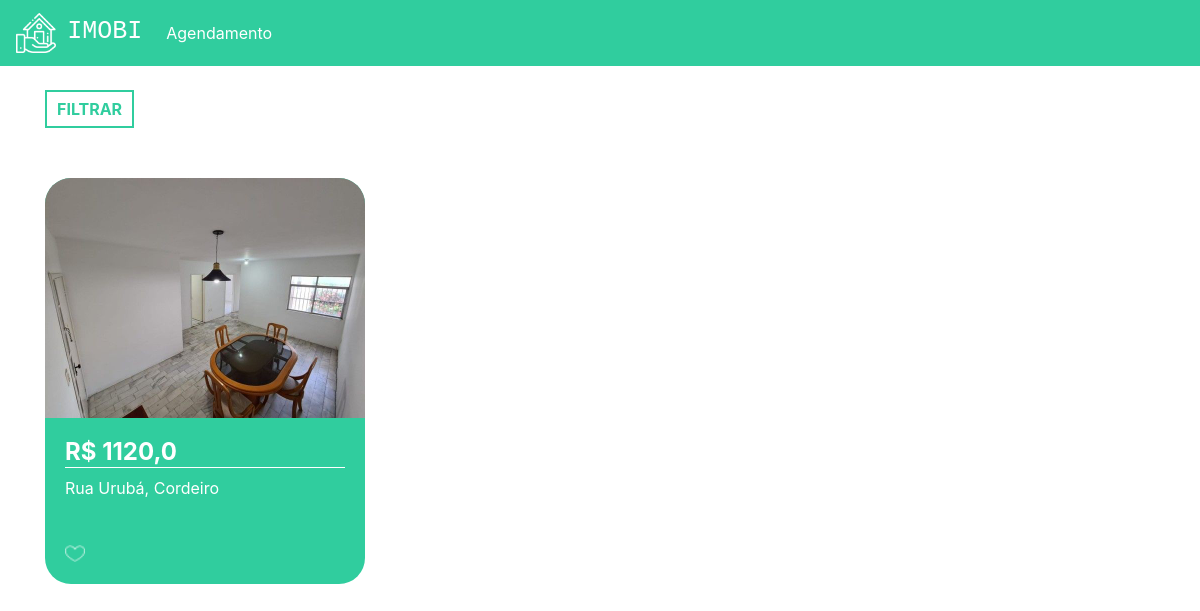
The app's page / (signed in) with its own data.
### plataforma/models.py (models this page shows, shortened)
class Imoveis(models.Model):
    choices = (('V', 'Venda'),
               ('A', 'Aluguel'))
    choices_imovel = (('A', 'Apartamento'),
                      ('C', 'Casa'))
    imagens = models.ManyToManyField(Imagem)
    valor = models.FloatField()
    quartos = models.IntegerField()
    tamanho = models.FloatField()
    cidade = models.ForeignKey(Cidade, on_delete=models.DO_NOTHING)
    rua = models.CharField(max_length=50)
    tipo = models.CharField(max_length=1, choices=choices)
    tipo_imovel = models.CharField(max_length=1, choices=choices_imovel)
    numero = models.IntegerField()
    descricao = models.TextField()
    dias_visita = models.ManyToManyField(DiasVisita)
    horarios = models.ManyToManyField(Horario)

class Imagem(models.Model):
    img = models.ImageField(upload_to='img')

class Cidade(models.Model):
    nome = models.CharField(max_length=30)
    def __str__(self) -> str:
        return self.nome

### plataforma/views.py (the view)
# urls.py: path('', views.home, name="home"),
@login_required(login_url='/auth/login')
def home(request):
    preco_minimo = request.GET.get('preco_minimo')
    preco_maximo = request.GET.get('preco_maximo')
    cidade = request.GET.get('cidade')
    tipo = request.GET.getlist('tipo')
    cidades = Cidade.objects.all()
    if preco_minimo or preco_maximo or cidade or tipo:
        if not preco_minimo:
            preco_minimo = 0
        if not preco_maximo:
            preco_maximo = 999999999
        if not tipo:
            tipo = ['A', 'C']
        imoveis = Imoveis.objects.filter(valor__gte=preco_minimo)\
        .filter(valor__lte=preco_maximo)\
        .filter(tipo_imovel__in=tipo).filter(cidade=cidade)
    else:
        imoveis = Imoveis.objects.all()
    return render(request, 'home.html', {'imoveis': imoveis, 'cidades': cidades})

### plataforma/templates/home.html (shortened to what this page needs)
{% extends 'base.html' %}
{% load static %}
{% block 'head' %}
<link rel="stylesheet" href="{% static 'plataforma/css/home.css' %}">
{% endblock  %}
{% block 'body' %}
<div class="container">
  <br>
  <button type="button" class="btn_filtrar" data-toggle="modal"
	 data-target="#exampleModal">
    FILTRAR
  </button>
  <div class="row">
    {% for imovel in imoveis %}
        <div class="col-md cont">
          <div class="card_imovel">
            <img class="img_capa_imovel" src="{{imovel.imagens.all.0.img.url}}">
            <div class="informacoes_imoveis">
              <a class="a_none" href="{% url 'imovel' imovel.id %}"><h4 class="valor">R$ {{imovel.valor}}</h4></a>
              <p>{{imovel.rua}}, {{imovel.cidade}}</p>
              <br>
              <img width="7%" src="{% static 'plataforma/img/heart.png' %}">
            </div>
          </div>
        </div>
    {% endfor %}
  </div>
</div>
{% endblock %}

### templates/static/plataforma/css/home.css (style rules this page uses)
.card_imovel { background-color: #30CD9E; width: 20rem; margin-top: 50px; border-radius: 26px; }
.img_capa_imovel { width: 100%; border-top-left-radius: 26px; border-top-right-radius: 26px; }
.informacoes_imoveis { padding: 20px; color: white; }
.valor { font-weight: bold; border-bottom: 1px solid white; }
.btn_filtrar { border: none; background-color: transparent; border: 2px solid #30CD9E; color: #30CD9E; padding: 5px 10px 5px 10px; font-weight: bold; }
.a_none { color: white; }

### records on screen
Imoveis: imagens.all.0.img (picture), valor "1120,0", rua "Rua Urubá", cidade "Cordeiro"
